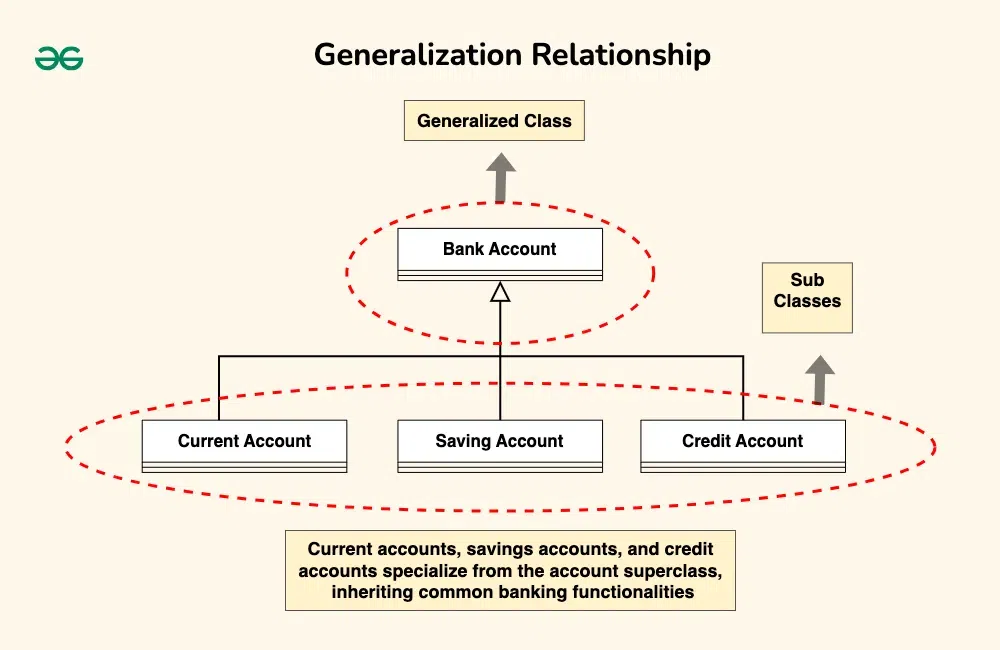
#> input picture uml-diagram/img/i5.webp, 1000 x 650 px, found by its file name
$ python l4.py
#> lines starting #> are read from the running program, lines starting #| are printed output that depends on the picture
import cv2 as cv

video_path = r"C:\Users\FPT\Videos\Screen Recordings\test.mp4"
image_path = r"D:\WorkSpaceD\project\cs\uml-diagram\img\i5.webp"


img = cv.imread(image_path)
#> img is the input picture: shape (650, 1000, 3); mean B, G, R 224, 237.5, 245
# cv.imshow("My image", img)

cropped = img[50:500, 100:400]
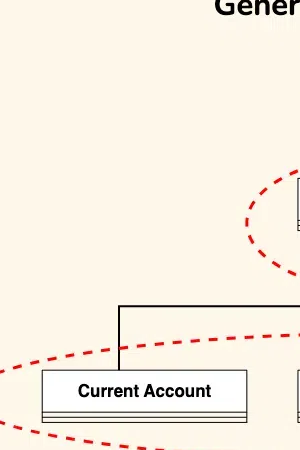
#> cropped: shape (450, 300, 3); mean B, G, R 228.5, 240.5, 248

cv.imshow("Cropped image", cropped)

cv.waitKey(0)

$ run again, with uml-diagram/img/i2.webp copied over uml-diagram/img/i5.webp
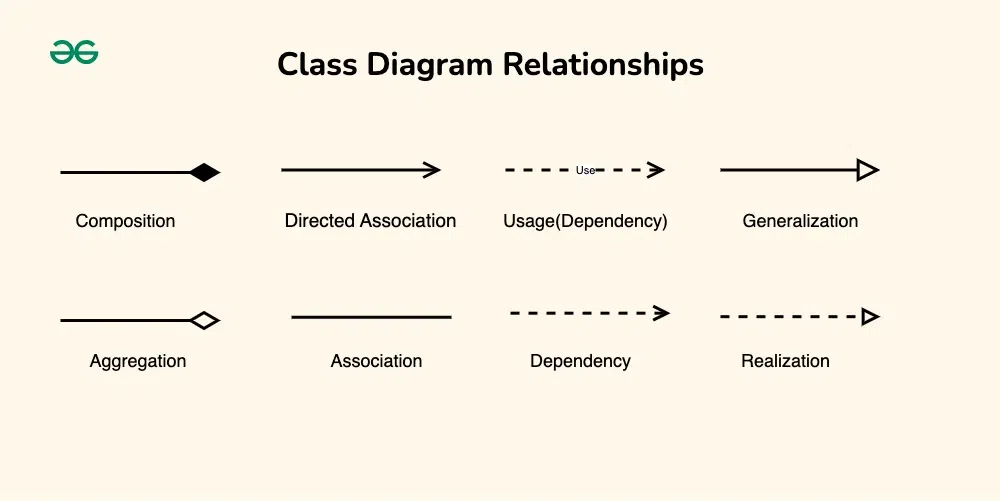
#> input picture uml-diagram/img/i2.webp, 1000 x 501 px, found by its file name
#> img is the input picture: shape (501, 1000, 3); mean B, G, R 228.3, 241, 247.5
#> `cropped = img[50:500, 100:400]`:
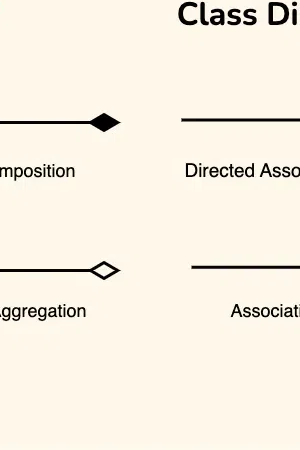
#> cropped: shape (450, 300, 3); mean B, G, R 226.5, 239, 245.6

$ run again, with uml-diagram/img/i3.webp copied over uml-diagram/img/i5.webp
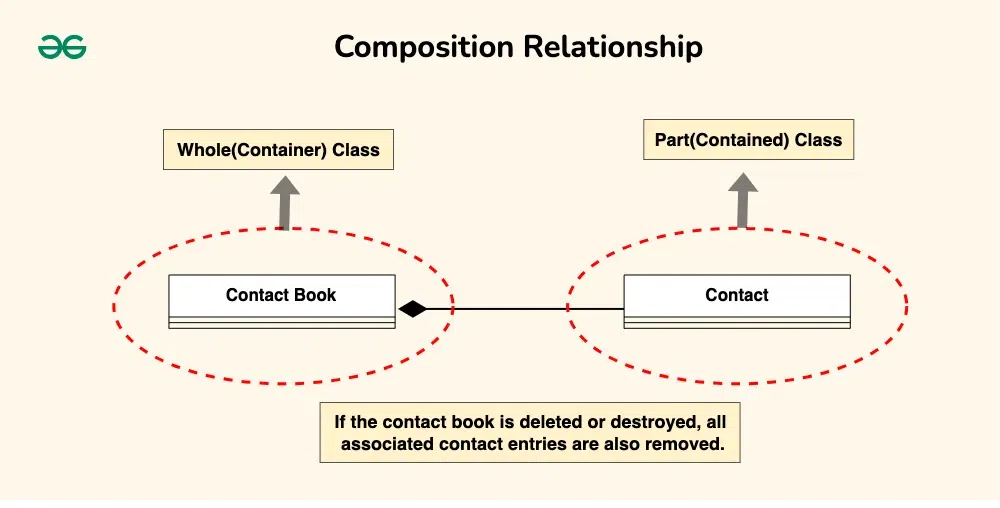
#> input picture uml-diagram/img/i3.webp, 1000 x 508 px, found by its file name
#> img is the input picture: shape (508, 1000, 3); mean B, G, R 224.7, 238.3, 245.6
#> `cropped = img[50:500, 100:400]`:
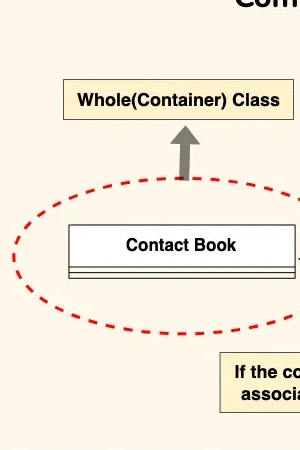
#> cropped: shape (450, 300, 3); mean B, G, R 223.2, 237.1, 244.9
